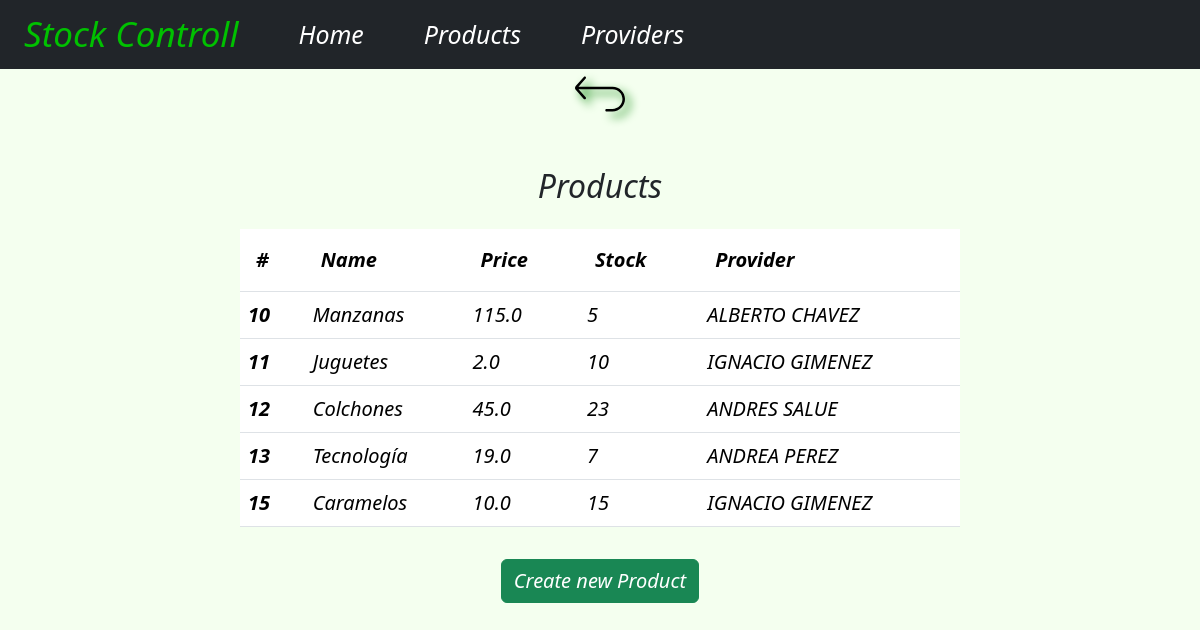
Screenshot of /buys/products/ with the database file from the repository.
### buys/models.py (models this page shows, shortened)
class Product(models.Model):
    name = models.TextField(blank=False, max_length=50)
    price = models.FloatField(validators=[MinValueValidator(0)], blank=False)
    actual_stock = models.IntegerField(blank=False)
    provider = models.ForeignKey(Provider, on_delete=models.CASCADE)
    created_at = models.DateTimeField(auto_now=True)
    modified_at = models.DateTimeField(auto_now_add=True)

class Provider(models.Model):
    name = models.TextField(max_length=30, blank=False)
    lastname = models.TextField(max_length=30, blank=False)
    dni = models.IntegerField(validators=[MinValueValidator(0)], blank=False)
    created_at = models.DateTimeField(auto_now=True)
    modified_at = models.DateTimeField(auto_now_add=True)
    def __str__(self):
        return F'{self.name.upper()} {self.lastname.upper()}'

### buys/views.py (the view)
# urls.py: path('products/', get_products_list, name='products_list'),
def get_products_list(request):
    products = Product.objects.all()
    return render(request, 'products/products_list.html', { 'products': products })

### buys/templates/products/products_list.html (shortened to what this page needs)
{% extends "base.html" %}
{%load static %}
{% block content %}
<main class="d-flex flex-column align-items-center w-100">
    <a href={% url 'buys:home' %}>
        <img src="{% static 'img/goBack.svg' %}" alt="go back"  style="width: 50px; filter: drop-shadow(5px 5px 5px green)"/>
    <h2 class="text-center mt-5">Products</h2>
    <table class="table mt-3" style="width: 60%">
        <thead class="thead-dark">
            <tr>
                <th scope="col" class="p-3 fs-5">#</th>
                <th scope="col" class="p-3 fs-5">Name</th>
                <th scope="col" class="p-3 fs-5">Price</th>
                <th scope="col" class="p-3 fs-5">Stock</th>
                <th scope="col" class="p-3 fs-5">Provider</th>
            </tr>
        </thead>
        <tbody>
            {% for product in products %}
                <tr>
                    <th scope="row" class="p-2 fs-5">{{product.id}}</th>
                    <td class="fs-5">{{product.name}}</td>
                    <td class="fs-5">{{product.price}}</td>
                    <td class="fs-5">{{product.actual_stock}}</td>
                    <td class="fs-5">{{product.provider}}</td>
                </tr>
            {% endfor %}
        </tbody>
    </table>
    <a href="new/" class="btn btn-success m-3 fs-5">Create new Product</a>
</main>
{% endblock content %}

### rows the page displays
Product: id "10", name "Manzanas", price "115.0", actual_stock "5", provider "ALBERTO CHAVEZ"
Product: id "11", name "Juguetes", price "2.0", actual_stock "10", provider "IGNACIO GIMENEZ"
Product: id "12", name "Colchones", price "45.0", actual_stock "23", provider "ANDRES SALUE"
Product: id "13", name "Tecnología", price "19.0", actual_stock "7", provider "ANDREA PEREZ"
Product: id "15", name "Caramelos", price "10.0", actual_stock "15", provider "IGNACIO GIMENEZ"
